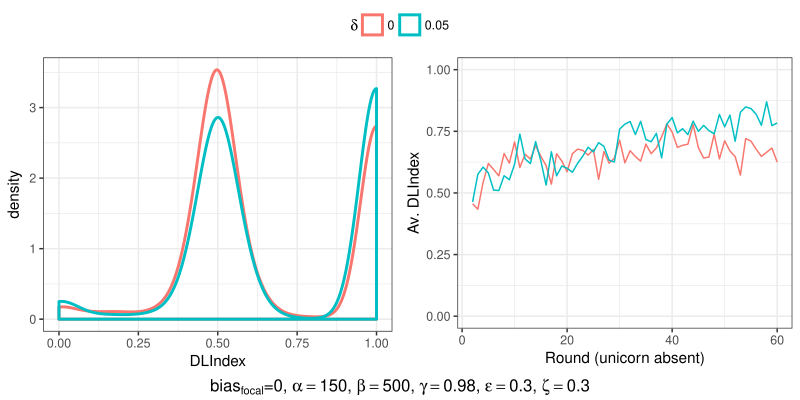

Generate this figure with R:
library(ggplot2)
library(gridExtra)
library(grid)
library(Rmisc)
library(latex2exp)
library(RColorBrewer)
display.brewer.all(colorblindFriendly = TRUE)

get_legend<-function(myggplot){
  tmp <- ggplot_gtable(ggplot_build(myggplot))
  leg <- which(sapply(tmp$grobs, function(x) x$name) == "guide-box")
  legend <- tmp$grobs[[leg]]
  return(legend)
}

###############################################
# Epsilon = 0.3; Zeta = 0.3
###############################################
df1 = read.csv("out_Delta0-Zeta0.3.csv")
df1$Exp <- as.character("0")
# head(df1)
df2 = read.csv("out_Delta0.05-Zeta0.3.csv")
df2$Exp <- as.character("0.05")
# head(df2)
df2 = read.csv("out_Delta0.1-Zeta0.3.csv")
df2$Exp <- as.character("0.1")

df1 <- df1[complete.cases(df1), ]
df2 <- df2[complete.cases(df2), ]
df3 <- df3[complete.cases(df3), ]

df <- rbind(
  df1[c('Round', 
        'DLIndex',
        'Strategy',
        'Consistency',
        'Norm_Score_LAG1',
        'Exp')],
  df2[c('Round', 
        'DLIndex',
        'Strategy',
        'Consistency',
        'Norm_Score_LAG1',
        'Exp')]
)
df$Exp <- as.factor(df$Exp)
df$Exp <- factor(df$Exp, levels = c('0', '0.05', '0.1'))

dfc_DLIndex <- summarySE(df, measurevar="DLIndex", groupvars=c("Exp", "Round"))
# head(dfc_DLIndex)

# Density plot Size_visited
g1 <- ggplot(df, aes(DLIndex, colour=Exp, group=Exp)) +
  geom_density(size=1) +
  #  scale_colour_manual(values = c("0" = "#999999", "70" = "#E69F00", "150" = "#56B4E9")) +  
  #  scale_y_continuous(limits = c(0, 3)) + 
#  ggtitle(TeX('$\\epsilon{=}0.3$')) + 
  labs(color = TeX('$\\delta$              ')) +
  theme_bw() +
  theme(legend.position="bottom")               # Position legend in bottom right

#g1

dfDLI <- summarySE(df, measurevar="DLIndex", groupvars=c("Round", "Exp"))
# head(dfDLI)

g2 <- ggplot(dfDLI, aes(Round, DLIndex, group=Exp, color=Exp)) +
  geom_line() +
  xlab("Round (unicorn absent)") +
  ylab("Av. DLIndex") +
  labs(color = TeX('$\\delta$                        ')) +
  ylim(c(0,1)) + 
  theme_bw() +
  theme(legend.position="bottom")               # Position legend in bottom right

#g2 

legend <- get_legend(g1)
g1 <- g1 + theme(legend.position="none")
g2 <- g2 + theme(legend.position="none")

expTex = TeX('$bias$_{focal}=0, $\\alpha{=}150$, $\\beta{=}500$, $\\gamma{=}0.98$, $\\epsilon{=}0.3$, $\\zeta{=}0.3$')
title1=textGrob(expTex, gp=gpar(fontface="bold"))
g <- grid.arrange(g1, g2, ncol = 2, top=legend, bottom=title1)

model3h <- lm(DLIndex ~ Consistency + Dif_consist*Joint_LAG1, data = df3)

g2 <- plot_model(model3h, 
                 type = "pred", 
                 terms = c("Dif_consist", "Joint_LAG1"), 
                 colors = c("black", "red", "blue"),
                 title = "",
                 legend.title = "Overlap",
                 axis.title = c("Absolute difference\nin consistency", "DLindex"))

g2
